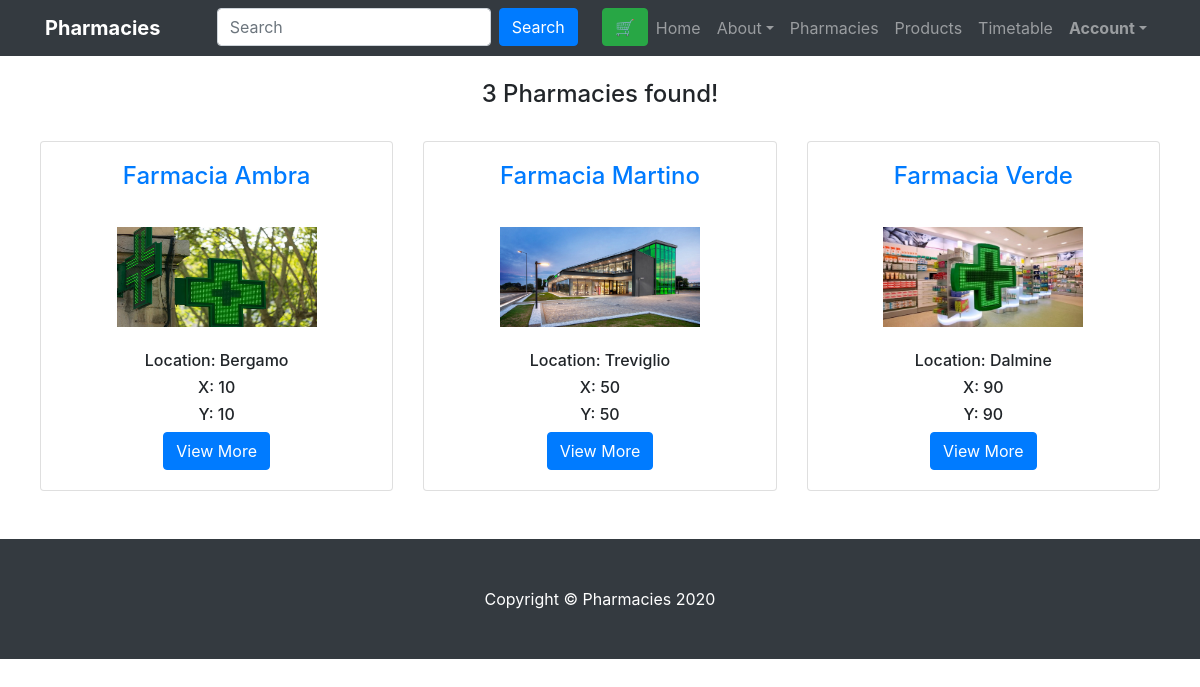
Screenshot of /shop/pharmacies/ with the database file from the repository.
### shop/models.py (models this page shows, shortened)
class Pharmacy(models.Model):
    id = models.AutoField(primary_key=True)
    owner = models.ForeignKey(User, on_delete=CASCADE)
    name = models.CharField(max_length=250)
    image = models.ImageField(upload_to='pharmacy_pics', blank="x.img")
    x = models.IntegerField(default=0, validators=[MinValueValidator(0), MaxValueValidator(100)])
    y = models.IntegerField(default=0, validators=[MinValueValidator(0), MaxValueValidator(100)])
    slot4hMinWeek = models.IntegerField(default=0, validators=[MinValueValidator(0), MaxValueValidator(42)])  # 24/4 * 7
    location = models.CharField(max_length=250, choices=city_choices)
    description = models.TextField(blank=True)
    active = models.BooleanField(default=True)
    created = models.DateTimeField(auto_now_add=True)
    modified = models.DateTimeField(auto_now=True)
    class Meta:
        verbose_name_plural = "Pharmacies"

### shop/views.py (the view)
# urls.py: path('pharmacies/', views.pharmacy_list, name='pharmacies_list'),
def pharmacy_list(request):
    pharmacies = Pharmacy.objects.filter(active=True)
    return render(request, 'shop/pharmacies_list.html', {'pharmacies': pharmacies})

### shop/templates/shop/pharmacies_list.html (shortened to what this page needs)
{% extends "shop/base.html" %}
{% block content %}
    <br>
    <center><h4>{{ pharmacies|length }} Pharmacies found!</h4></center>
    <br>
    <div class="row" style="margin-left: 25px;margin-right: 25px;">
        {% for p in pharmacies %}
            <div class="col-lg-4 col-md-6 mb-4">
                <center>
                    <div class="card h-100">
                        <div class="card-body">
                            <h4 class="card-title">
                                <a href="{% url 'shop:pharmacies_detail' p.id %} ">{{ p.name }}</a>
                            </h4>
                            <br>
                            <img src="/media/{{ p.image }}" width="200" height="100">
                            <br><br>
                            <h6>Location: {{ p.location }}</h6>
                            <h6>X: {{ p.x }}</h6>
                            <h6>Y: {{ p.y }}</h6>
                            <a href="{% url 'shop:pharmacies_detail' p.id %}" class="btn btn-primary">View More</a>
                            <br>
                        </div>
                    </div>
                </center>
            </div>
        {% empty %}
            <div class="card w-100">
                <div class="card-body">
                    <center><h5>Pharmacies not available</h5></center>
                </div>
            </div>
        {% endfor %}
    </div>
{% endblock %}

### authentication/static/css/shop-homepage.css (style rules this page uses)
body { padding-top: 56px; }

### rows the page displays
Pharmacy: name "Farmacia Ambra", image (picture), location "Bergamo", x "10", y "10"
Pharmacy: name "Farmacia Martino", image (picture), location "Treviglio", x "50", y "50"
Pharmacy: name "Farmacia Verde", image (picture), location "Dalmine", x "90", y "90"

### other values shown
{{ pharmacies|length }} "3"
